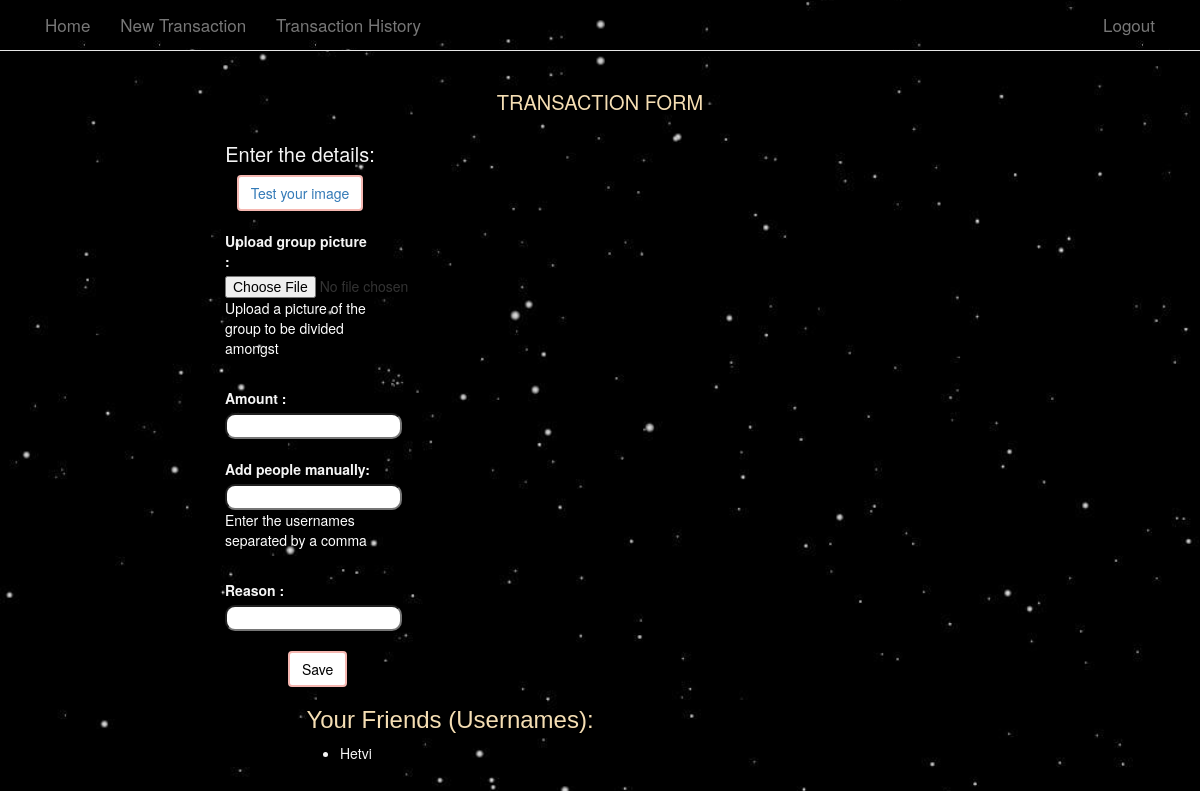
Before: /transaction/ (signed in) with the older database file.
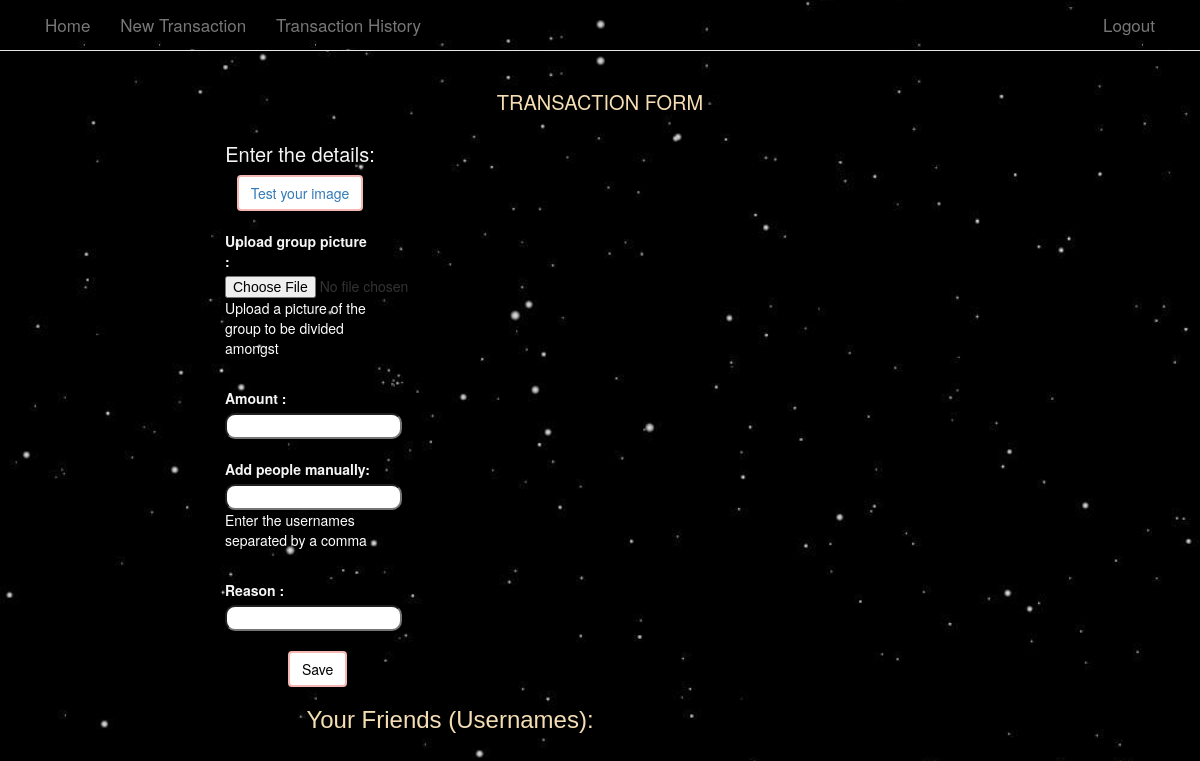
After: the same page with the newer database file.
### webapp/models.py (models this page shows, shortened)
class Transaction_Pairs(models.Model):
    person1=models.CharField(max_length=264)
    person2=models.CharField(max_length=264)
    amount=models.FloatField(null=True)
    grp_pic=models.ImageField(upload_to='profile_pics',blank=True,default= "default.jpg")

### webapp/views.py (the view)
# urls.py: url(r'transaction/$',views.transaction,name='transaction'),
def transaction(request):
    numpeople=0
    amt=0
    progress=False
    ifimage=False
    if request.method == "POST":
        transact_form=TransactionForm(request.POST,request.FILES)
        print(transact_form.errors)
        if transact_form.is_valid():
            reason=request.POST["reason"]
            if 'grp_pic' in request.FILES:
                print("Found grp_pic")
                img=request.FILES['grp_pic']
                ifimage=True
            progress=True
            person1_=request.user.get_username()
            amt=request.POST["amount"]
            amt1=float(amt)
            people=request.POST["people"]
            if ifimage == True:
                user_list=face_rec.compare(img)
            else:
                user_list=[]
            if(request.user.get_username() in user_list):
                user_list.remove(request.user.get_username())
            a=0
            for x in range(0,len(people)):
                if people[x]==',':
                    temp=people[a:x]
                    a=x + 1
                    if(temp not in user_list):
                        user_list.append(temp)
                    temp=""
            if(people[a:] not in user_list):
                user_list.append(people[a:])
            print(user_list)
            numpeople_=len(user_list)+1
            for i in range(1,numpeople_):
                person2_=user_list[i-1]
                contrib=(amt1)/float(numpeople_)
                t_pair_count = Transaction_Pairs.objects.filter(person1=person1_,person2=person2_).count() + Transaction_Pairs.objects.filter(person1=person2_,person2=person1_).count()
                if t_pair_count==1:
                    if Transaction_Pairs.objects.filter(person1=person2_,person2=request.user.get_username()).count()==0:
                        obj=Transaction_Pairs.objects.get(person1=request.user.get_username(),person2=person2_,)
                        flag=1
                    else:
                        obj=Transaction_Pairs.objects.get(person1=person2_,person2=request.user.get_username())
                        flag=0
                    if flag==1:
                        famt1=float(obj.amount)
                    elif flag==0:
                        famt1=-float(obj.amount)
                    amt_=float(obj.amount)
                    if flag==1:
                        amt_+=contrib
                        obj.amount=amt_
                    elif flag==0:
                        famt1+=contrib
                        obj.amount=famt1*(-1.0)
                        if obj.amount<0:
                            temp=obj.person1
                            obj.person1=obj.person2
                            obj.person2=temp
                            obj.amount=famt1
                    if ifimage==True:
                        obj.grp_pic=img
                    obj.save()
                    t_pair_count=0
                elif t_pair_count==0:
                    if ifimage==True:
                        transact=Transaction_Pairs(person1=person1_,person2=person2_,amount=contrib,grp_pic=img)
                        transact.save()
                        t_pair_count=0
                    else:
                        transact=Transaction_Pairs(person1=person1_,person2=person2_,amount=contrib)
                        transact.save()
                        t_pair_count=0
                else:
                    break
                history=Transaction_history(person1=person1_,person2=person2_,reason=reason,amount=contrib)
                history.save()
        return redirect('index')
    else:
        transact_form=TransactionForm()
        datap= Transaction_Pairs.objects.filter(person1=request.user.get_username())
        dataopp= Transaction_Pairs.objects.filter(person2=request.user.get_username())
        return render(request,'transaction.html',{'transact_form':transact_form,'progress':progress,"datap":datap,"dataopp":dataopp})

### webapp/forms.py
class TransactionForm(forms.ModelForm):
    people=forms.CharField(widget=forms.TextInput(attrs={'class':'inputField'}))
    reason=forms.CharField(widget=forms.TextInput(attrs={'class':'inputField'}))
    class Meta():
        model=Transaction_Pairs
        fields=('amount','grp_pic',)

### templates/transaction.html (shortened to what this page needs)
{% extends "base.html" %}
{% load static %}
{% block body_block %}
<link rel="stylesheet" type="text/css" href="{% static 'css/transaction.css' %}"/>
  <body class="bg-img">
        <h1 id="main-header" style="text-align:center; font-size: 20px; color:wheat";>TRANSACTION FORM</h1>
      <div class="left-half">
        <h1 id="body_info" style="text-align:center; font-size: 20px; color:whitesmoke">Enter the details:</h1>
        <center>
        <form enctype="multipart/form-data" method="POST" class="post-form">
          <button id = "save" type='Submit' class="save btn btn-default" ><a href="{% url 'display'  %}  " target ="_blank"> Test your image </a></button>
          </center>
          <div class="form-div">
            <div class="form_content">
                <label for="id_picpeople">Upload group picture :</label>
                {{ transact_form.grp_pic }}
                <p style="color:white">Upload a picture of the group to be divided amongst</p>
            </div>
          </div>
          <div class="form-div">
            <div class="form_content">
                <label for="id_amount">Amount :</label>
                {{ transact_form.amount }}
            </div>
          </div>
          <div class="form-div">
            <div class="form_content">
                <label for="id_people">Add people manually:</label>
                {{ transact_form.people }}
                <p style="color:white">Enter the usernames separated by a comma</p>
            </div>
          </div>
          <div class="form-div">
            <div class="form_content">
                <label for="id_reason">Reason :</label>
                {{ transact_form.reason }}
            </div>
          </div>
          <div class="form-button">
            <button id = "save" type='Submit' class="save btn btn-default">Save</button>
          </div>
      <div class="right-half">
        <h3 class='body_info'>Your Friends (Usernames):</h3>
        <ul>
          {%for i in dataopp%}
          <li id ="friends" fclass='body_info'>{{i.person1}}</li>
          {%endfor%}
        </ul>
      </div>
  </body>
{% endblock %}

Changed rows visible on the page:
removed Transaction_Pairs: person1 "Hetvi"
